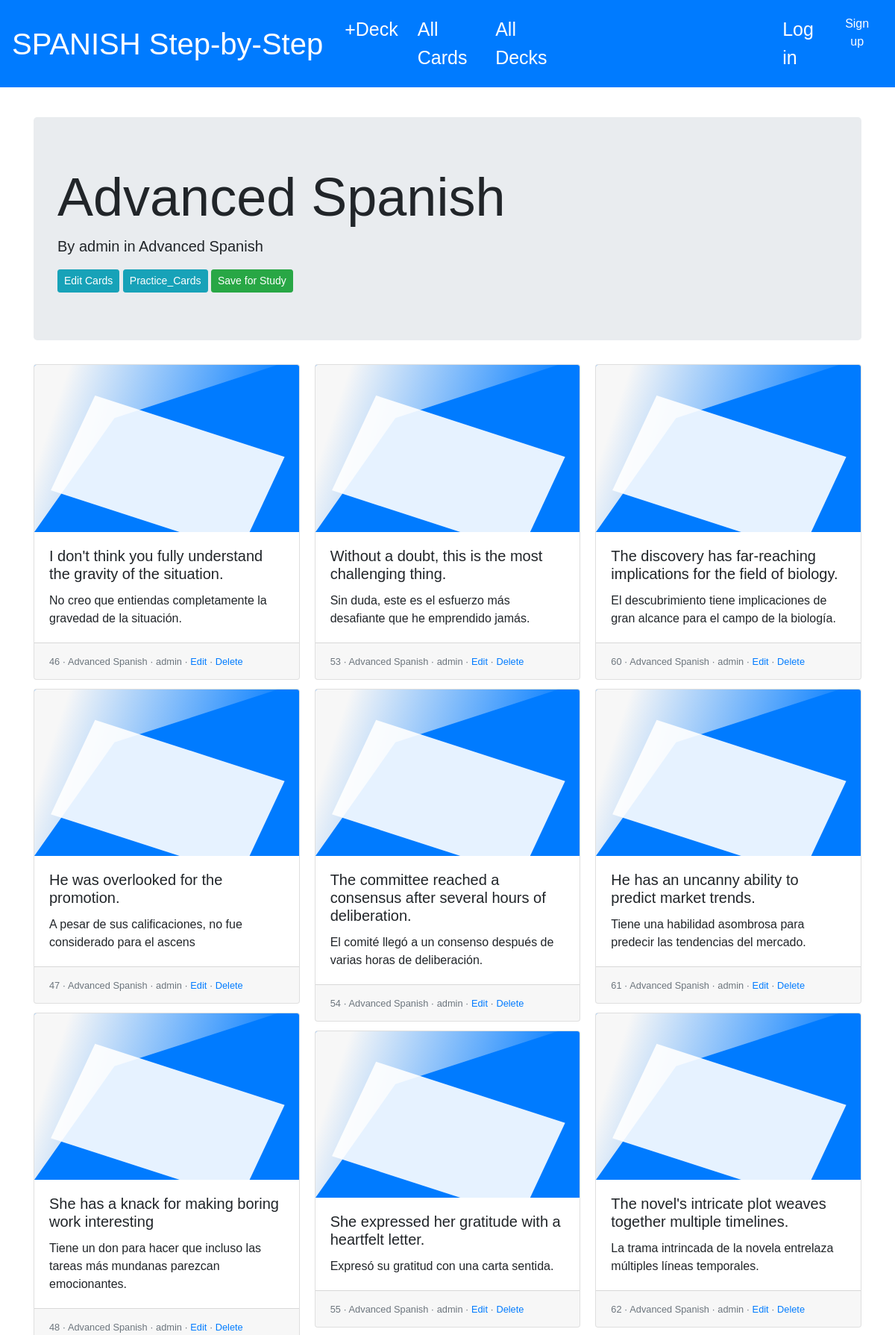
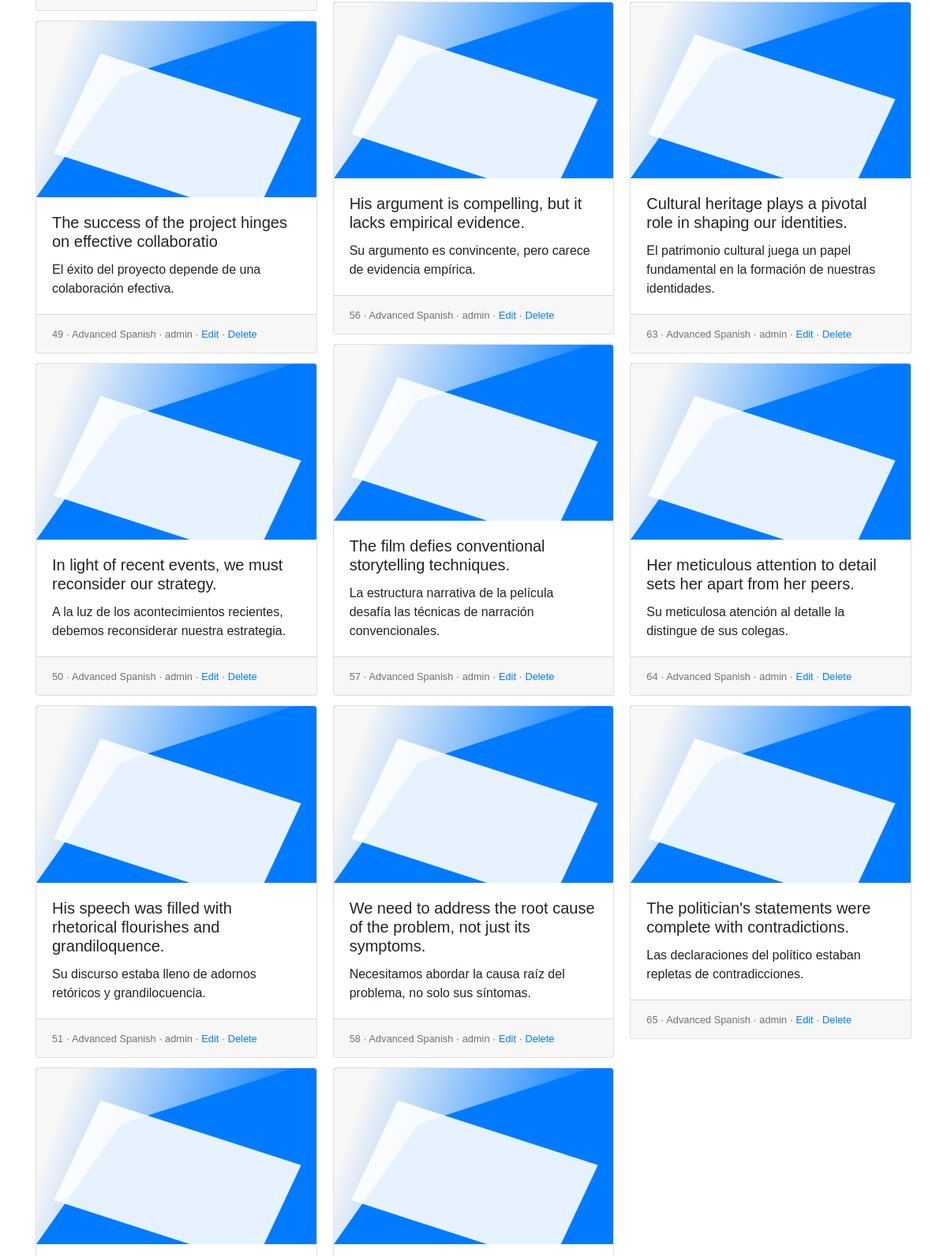
Screenshot of /deck/show/24/ (upper part) with the database file from the repository (2 pictures, top to bottom).
### cardDesigner/models.py (models this page shows, shortened)
class Deck(models.Model):
    title = models.CharField(max_length=200)
    subject = models.CharField(max_length=200)
    description = models.TextField(max_length=500, blank=True)
    creator = models.ForeignKey(User, on_delete=models.CASCADE, related_name="creator")
    def __str__(self):
        return self.title

class Card(models.Model):
    question = models.CharField(max_length=200)
    answer = models.CharField(max_length=200)
    deck = models.ForeignKey(Deck, on_delete=models.CASCADE)
    question_audio = models.CharField(max_length=255, blank=True, null=True)
    answer_audio = models.CharField(max_length=255, blank=True, null=True)

### cardDesigner/views.py (the view)
# urls.py: path('deck/show/<int:deck_id>/', views.show_deck, name='show_deck'),
def show_deck(request, deck_id):
    deck = get_object_or_404(Deck, pk=deck_id)
    c_list = Card.objects.filter(deck=deck)
    context = {'list_of_cards': c_list, 'deck': deck}
    return render(request, 'show_deck.html', context)

### cardDesigner/templates/show_deck.html (shortened to what this page needs)
{% extends "base.html" %}
{% load static %}
{% block content %}
<div class="container">
  <div class="jumbotron">
    <h1 class="display-3">{{deck.title}}</h1>
    <p class="lead">By {{deck.creator}} in {{deck.subject}}</p>
    <a class="btn btn-info btn-sm" href="/deck/{{deck.id}}" role="button">Edit Cards</a>
    <a class="btn btn-info btn-sm" href="/deck/practice/{{deck.id}}" role="button">Practice_Cards</a>
    <a class="btn btn-success btn-sm" href="/deck/save/{{deck.id}}" role="button">Save for Study</a>
    </div>
  <div class="card-columns">
    {% for card in list_of_cards %}
    <div class="card">
      <img src="{% static "images/FlashCardImage.svg" %}" class="card-img-top" alt="...">
      <div class="card-body">
        <h5 class="card-title">{{ card.question }}  </h5>
        <p class="card-text">{{card.answer}}</p>
      </div>
    <div class="card-footer">
      <small class="text-muted">
          {{card.id}}
        · {{card.deck}}
        · {{card.deck.creator}}
        · <a href="/deck/{{card.deck.id}}">Edit</a>
        · <a href="/card/delete/{{card.id}}/">Delete</a>
      </small>
    </div>
  </div>
{% endfor %}
</div>
</div>
{% endblock %}

### static/css/rehearse.css (style rules this page uses)
body { font-family: Tahoma, sans-serif, sans-serif; }

### rows the page displays
Deck: title "Advanced Spanish", creator "admin", subject "Advanced Spanish"
Card: question "I don't think you fully understand the gravity of the situation.", answer "No creo que entiendas completamente la gravedad de la situación.", id "46", deck "Advanced Spanish", deck.creator "admin"
Card: question "He was overlooked for the promotion.", answer "A pesar de sus calificaciones, no fue considerado para el ascens", id "47", deck "Advanced Spanish", deck.creator "admin"
Card: question "She has a knack for making boring work interesting", answer "Tiene un don para hacer que incluso las tareas más mundanas parezcan emocionantes.", id "48", deck "Advanced Spanish", deck.creator "admin"
Card: question "The success of the project hinges on effective collaboratio", answer "El éxito del proyecto depende de una colaboración efectiva.", id "49", deck "Advanced Spanish", deck.creator "admin"
Card: question "In light of recent events, we must reconsider our strategy.", answer "A la luz de los acontecimientos recientes, debemos reconsiderar nuestra estrategia.", id "50", deck "Advanced Spanish", deck.creator "admin"
Card: question "His speech was filled with rhetorical flourishes and grandiloquence.", answer "Su discurso estaba lleno de adornos retóricos y grandilocuencia.", id "51", deck "Advanced Spanish", deck.creator "admin"
Card: question "Without a doubt, this is the most challenging thing.", answer "Sin duda, este es el esfuerzo más desafiante que he emprendido jamás.", id "53", deck "Advanced Spanish", deck.creator "admin"
Card: question "The committee reached a consensus after several hours of deliberation.", answer "El comité llegó a un consenso después de varias horas de deliberación.", id "54", deck "Advanced Spanish", deck.creator "admin"
Card: question "She expressed her gratitude with a heartfelt letter.", answer "Expresó su gratitud con una carta sentida.", id "55", deck "Advanced Spanish", deck.creator "admin"
Card: question "His argument is compelling, but it lacks empirical evidence.", answer "Su argumento es convincente, pero carece de evidencia empírica.", id "56", deck "Advanced Spanish", deck.creator "admin"
Card: question "The film defies conventional storytelling techniques.", answer "La estructura narrativa de la película desafía las técnicas de narración convencionales.", id "57", deck "Advanced Spanish", deck.creator "admin"
Card: question "We need to address the root cause of the problem, not just its symptoms.", answer "Necesitamos abordar la causa raíz del problema, no solo sus síntomas.", id "58", deck "Advanced Spanish", deck.creator "admin"
Card: question "The discovery has far-reaching implications for the field of biology.", answer "El descubrimiento tiene implicaciones de gran alcance para el campo de la biología.", id "60", deck "Advanced Spanish", deck.creator "admin"
Card: question "He has an uncanny ability to predict market trends.", answer "Tiene una habilidad asombrosa para predecir las tendencias del mercado.", id "61", deck "Advanced Spanish", deck.creator "admin"
Card: question "The novel's intricate plot weaves together multiple timelines.", answer "La trama intrincada de la novela entrelaza múltiples líneas temporales.", id "62", deck "Advanced Spanish", deck.creator "admin"
Card: question "Cultural heritage plays a pivotal role in shaping our identities.", answer "El patrimonio cultural juega un papel fundamental en la formación de nuestras identidades.", id "63", deck "Advanced Spanish", deck.creator "admin"
Card: question "Her meticulous attention to detail sets her apart from her peers.", answer "Su meticulosa atención al detalle la distingue de sus colegas.", id "64", deck "Advanced Spanish", deck.creator "admin"
Card: question "The politician's statements were complete with contradictions.", answer "Las declaraciones del político estaban repletas de contradicciones.", id "65", deck "Advanced Spanish", deck.creator "admin"
